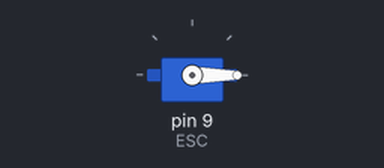
Bench run of a sketch on a simulated Arduino Uno, built with avr-gcc and run on an emulated ATmega328P. Parts: servo.

Above: at 3.1 s.
At 6.1 s:
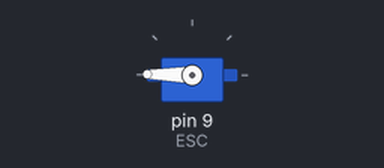
Timing chart, 0 to 7.6 s (numbered marks = the images above):
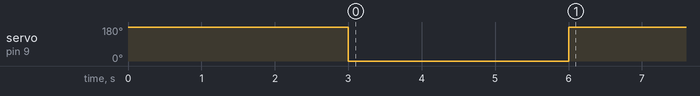

The sketch:

motorTrial.ino
```cpp
#include <Servo.h>
Servo ESC;     // create servo object to control the ESC
int potValue;  // value from the analog pin
void setup() {
  // Attach the ESC on pin 9
  ESC.attach(9, 1000, 2000); // (pin, min pulse width, max pulse width in microseconds)

  potValue = 1023; //analogRead(A0);   // reads the value of the potentiometer (value between 0 and 1023)
  potValue = map(potValue, 0, 1023, 0, 180);   // scale it to use it with the servo library (value between 0 and 180)
  ESC.write(potValue);    // Send the signal to the ESC

  delay (3000);

  potValue = 0; //analogRead(A0);   // reads the value of the potentiometer (value between 0 and 1023)
  potValue = map(potValue, 0, 1023, 0, 180);   // scale it to use it with the servo library (value between 0 and 180)
  ESC.write(potValue);    // Send the signal to the ESC

  delay(3000);
  Serial.begin(9600);

}

void setSpeed(int pot){
  // sets motor to a speed, given a potential value
  int angle = map(pot, 0, 1023, 180, 0);
  ESC.write(angle);
}

void loop() {
  potValue = 10; //analogRead(A0);   // reads the value of the potentiometer (value between 0 and 1023)
  setSpeed(potValue);
//  delay(1000);
//
////  for (potValue=55; potValue > 0; potValue -= 10){
////    setSpeed(potValue);
////    delay(500);
////  }
//
//  ESC.write(0);
//  delay(1000);
//  potValue = map(potValue, 0, 1023, 0, 180);   // scale it to use it with the servo library (value between 0 and 180)
//  ESC.write(potValue);    // Send the signal to the ESC

//  delay(3000);       // stay at this speed for 3 seconds
//
//  potValue = 0; //analogRead(A0);   // reads the value of the potentiometer (value between 0 and 1023)
//  potValue = map(potValue, 0, 1023, 0, 180);   // scale it to use it with the servo library (value between 0 and 180)
//  ESC.write(potValue);    // Send the signal to the ESC

//  delay(3000);      // stay at this speed for 3 seconds
}
```

Measured:
- by itself, servo on pin 9 (ESC): 180° → 0° at 3.0 s, → 179° 3.0 s later
